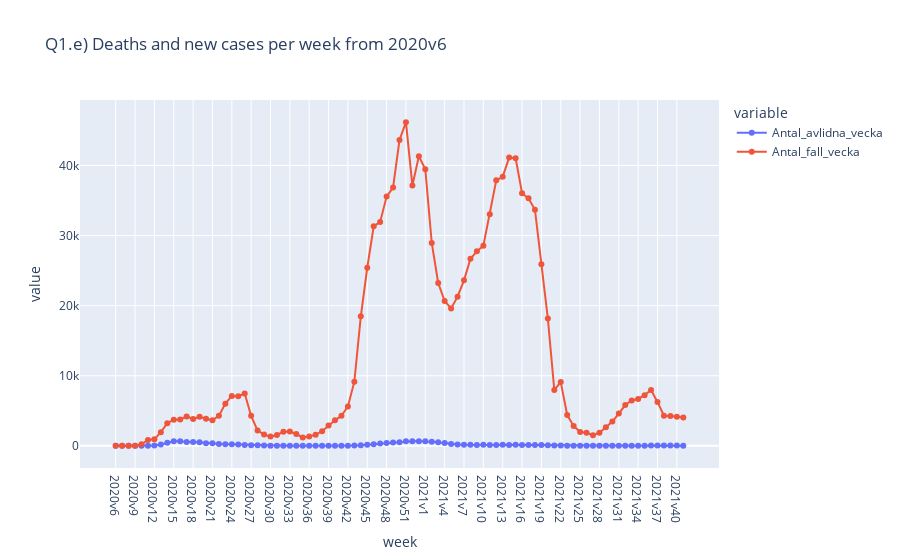

The notebook cell saved with this chart:
### Code cell
px_line(y=["Antal_avlidna_vecka", "Antal_fall_vecka"], title="Q1.e) Deaths and new cases per week from 2020v6")

### Figure 1 — Plotly figure (JSON) as saved in the notebook; plotly's stock layout.template omitted (floating-point values rounded to 4 significant figures)
{"data": [{"hovertemplate": "variable=Antal_avlidna_vecka<br>week=%{x}<br>value=%{y}<extra></extra>", "legendgroup": "Antal_avlidna_vecka", "line": {"color": "#636efa", "dash": "solid"}, "marker": {"symbol": "circle"}, "mode": "lines+markers", "name": "Antal_avlidna_vecka", "orientation": "v", "showlegend": true, "type": "scatter", "x": ["2020v6", "2020v7", "2020v8", "2020v9", "2020v10", "2020v11", "2020v12", "2020v13", "2020v14", "2020v15", "2020v16", "2020v17", "2020v18", "2020v19", "2020v20", "2020v21", "2020v22", "2020v23", "2020v24", "2020v25", "2020v26", "2020v27", "2020v28", "2020v29", "2020v30", "2020v31", "2020v32", "2020v33", "2020v34", "2020v35", "2020v36", "2020v37", "2020v38", "2020v39", "2020v40", "2020v41", "2020v42", "2020v43", "2020v44", "2020v45", "2020v46", "2020v47", "2020v48", "2020v49", "2020v50", "2020v51", "2020v52", "2020v53", "2021v1", "2021v2", "2021v3", "2021v4", "2021v5", "2021v6", "2021v7", "2021v8", "2021v9", "2021v10", "2021v11", "2021v12", "2021v13", "2021v14", "2021v15", "2021v16", "2021v17", "2021v18", "2021v19", "2021v20", "2021v21", "2021v22", "2021v23", "2021v24", "2021v25", "2021v26", "2021v27", "2021v28", "2021v29", "2021v30", "2021v31", "2021v32", "2021v33", "2021v34", "2021v35", "2021v36", "2021v37", "2021v38", "2021v39", "2021v40", "2021v41"], "xaxis": "x", "y": [0, 0, 0, 0, 0, 5, 44, 190, 451, 664, 657, 546, 543, 509, 380, 360, 272, 246, 234, 200, 138, 98, 84, 57, 30, 18, 18, 16, 19, 10, 12, 13, 12, 11, 17, 22, 16, 43, 82, 157, 235, 332, 417, 476, 501, 645, 643, 663, 644, 598, 513, 389, 269, 205, 171, 146, 128, 140, 127, 125, 141, 133, 140, 131, 114, 105, 111, 69, 47, 39, 22, 17, 9, 8, 3, 2, 3, 3, 7, 6, 9, 20, 26, 49, 52, 40, 37, 42, 18], "yaxis": "y"}, {"hovertemplate": "variable=Antal_fall_vecka<br>week=%{x}<br>value=%{y}<extra></extra>", "legendgroup": "Antal_fall_vecka", "line": {"color": "#EF553B", "dash": "solid"}, "marker": {"symbol": "circle"}, "mode": "lines+markers", "name": "Antal_fall_vecka", "orientation": "v", "showlegend": true, "type": "scatter", "x": ["2020v6", "2020v7", "2020v8", "2020v9", "2020v10", "2020v11", "2020v12", "2020v13", "2020v14", "2020v15", "2020v16", "2020v17", "2020v18", "2020v19", "2020v20", "2020v21", "2020v22", "2020v23", "2020v24", "2020v25", "2020v26", "2020v27", "2020v28", "2020v29", "2020v30", "2020v31", "2020v32", "2020v33", "2020v34", "2020v35", "2020v36", "2020v37", "2020v38", "2020v39", "2020v40", "2020v41", "2020v42", "2020v43", "2020v44", "2020v45", "2020v46", "2020v47", "2020v48", "2020v49", "2020v50", "2020v51", "2020v52", "2020v53", "2021v1", "2021v2", "2021v3", "2021v4", "2021v5", "2021v6", "2021v7", "2021v8", "2021v9", "2021v10", "2021v11", "2021v12", "2021v13", "2021v14", "2021v15", "2021v16", "2021v17", "2021v18", "2021v19", "2021v20", "2021v21", "2021v22", "2021v23", "2021v24", "2021v25", "2021v26", "2021v27", "2021v28", "2021v29", "2021v30", "2021v31", "2021v32", "2021v33", "2021v34", "2021v35", "2021v36", "2021v37", "2021v38", "2021v39", "2021v40", "2021v41"], "xaxis": "x", "y": [1, 0, 0, 13, 211, 838, 924, 1957, 3229, 3740, 3752, 4203, 3832, 4153, 3869, 3659, 4280, 6021, 7123, 7073, 7455, 4279, 2179, 1622, 1316, 1556, 2014, 2052, 1687, 1200, 1332, 1592, 2080, 2919, 3642, 4278, 5620, 9155, 18474, 25405, 31319, 31944, 35560, 36837, 43631, 46177, 37134, 41323, 39455, 28942, 23230, 20660, 19605, 21283, 23615, 26690, 27748, 28555, 33033, 37881, 38386, 41147, 41038, 36032, 35306, 33680, 25916, 18169, 7974, 9094, 4394, 2848, 1982, 1869, 1514, 1881, 2662, 3459, 4608, 5820, 6466, 6688, 7236, 7972, 6266, 4298, 4241, 4141, 4062], "yaxis": "y"}], "layout": {"hovermode": "x", "legend": {"title": {"text": "variable"}, "tracegroupgap": 0}, "title": {"text": "Q1.e) Deaths and new cases per week from 2020v6"}, "xaxis": {"anchor": "y", "domain": [0, 1], "showspikes": true, "spikecolor": "green", "spikedash": "solid", "spikemode": "across", "spikesnap": "cursor", "title": {"text": "week"}}, "yaxis": {"anchor": "x", "domain": [0, 1], "title": {"text": "value"}}}}
